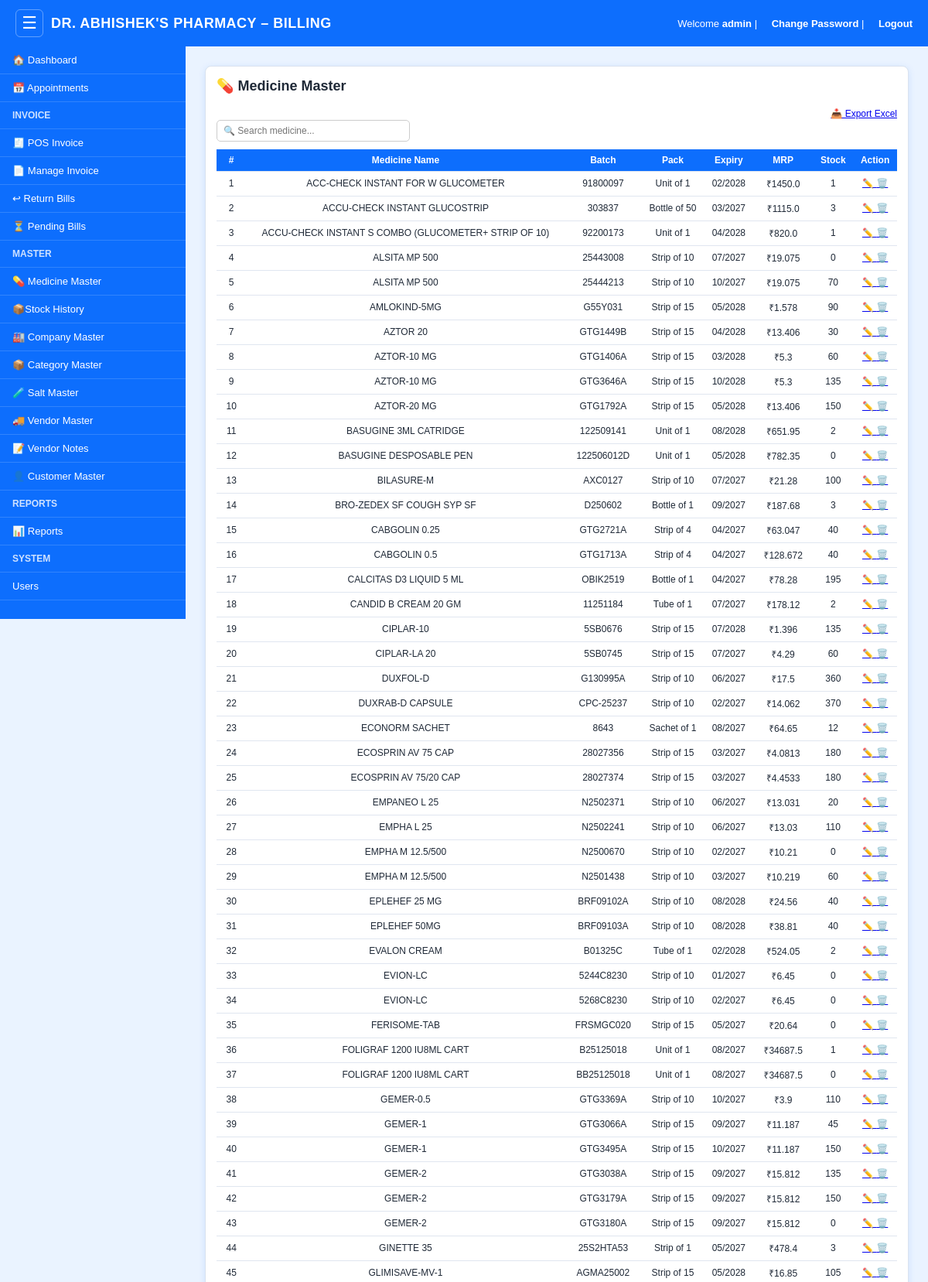
The page /medicines (signed in, upper part) on the database its author committed.
### models.py (models this page shows)
class Medicine(db.Model):
    __tablename__ = "medicine"
    id = db.Column(db.Integer, primary_key=True)
    name = db.Column(db.String(150), nullable=False)
    composition = db.Column(db.String(255))
    company = db.Column(db.String(150))
    pack_type = db.Column(db.String(50))
    pack_qty = db.Column(db.Integer)
    batch = db.Column(db.String(50), nullable=False)
    expiry = db.Column(db.String(10), nullable=False)
    mrp = db.Column(db.Float, nullable=False)
    qty = db.Column(db.Integer, default=0)
    discount_percent = db.Column(db.Integer, default=0)
    created_at = db.Column(db.DateTime, default=datetime.utcnow)

### app.py (the view)
@app.route("/medicines")
@login_required
def medicines():
    user = User.query.get(session.get("user_id"))
    if not user:
        flash("Access denied", "danger")
        return redirect("/")
    if user.role != "admin" and not (
        user.can_view_medicine or user.can_add_medicine or user.can_edit_medicine or user.can_delete_medicine
    ):
        flash("Access denied", "danger")
        return redirect("/")
    medicines = Medicine.query.order_by(
        db.func.lower(Medicine.name).asc(),
        Medicine.batch.asc(),
        Medicine.id.asc()
    ).all()
    return render_template("medicines.html", medicines=medicines)

### app.py (called while the page is built)
def login_required(f):
    @wraps(f)
    def w(*args, **kwargs):
        if not session.get("user_id"):
            return redirect("/login")
        return f(*args, **kwargs)
    return w

### templates/medicines.html (shortened to what this page needs)
{% extends "base.html" %}
{% block body %}
<div class="card">
    <h2>💊 Medicine Master</h2>
    <div style="text-align:right; margin-bottom:10px;">
        {% if session.get("role") == "admin" or session.get("can_view_medicine") or session.get("can_add_medicine") or session.get("can_edit_medicine") or session.get("can_delete_medicine") %}
<a href="/medicines/export" class="add-btn-success" style="margin-left:10px;">
    📥 Export Excel
</a>
{% endif %}
        <div style="display:flex; gap:10px; align-items:center; margin-bottom:10px;">
        <input type="text"
           id="medicineSearch"
           placeholder="🔍 Search medicine..."
           onkeyup="searchMedicine()"
           style="padding:8px; width:250px; border-radius:5px; border:1px solid #ccc;">
</div>
    </div>
    <table id="medicineTable">
        <tr>
            <th>#</th>
            <th>Medicine Name</th>
            <th>Batch</th>
            <th>Pack</th>
            <th>Expiry</th>
            <th>MRP</th>
            <th>Stock</th>
            <th>Action</th>
        </tr>
        {% for m in medicines %}
        <tr class="medicine-row">
            <td>{{ loop.index }}</td>
            <td>{{ m.name }}</td>
            <td>{{ m.batch }}</td>
            <td>
                {% if m.pack_type and m.pack_qty %}
                    {{ m.pack_type }} of {{ m.pack_qty }}
                {% elif m.pack_type %}
                    {{ m.pack_type }}
                {% elif m.pack_qty %}
                    {{ m.pack_qty }}
                {% else %}
                    -
                {% endif %}
            </td>
            <td>{{ m.expiry[5:7] }}/{{ m.expiry[0:4] }}</td>
            <td>₹{{ m.mrp }}</td>
            <td>{{ m.qty }}</td>
            <td>
    {% if session.get("role") == "admin" or session.get("can_edit_medicine") %}
<a href="/medicines/edit/{{ m.id }}" title="Edit">
        ✏️
    </a>
{% endif %}
    {% if session.get("role") == "admin" or session.get("can_delete_medicine") %}
<a href="/medicines/delete/{{ m.id }}"
       onclick="return confirm('Delete this medicine?')"
       title="Delete">
        🗑️
    </a>
{% endif %}
</td>
        </tr>
        {% endfor %}
    </table>
</div>
{% endblock %}

### templates/base.html (style rules this page uses)
* { box-sizing: border-box; }
body { margin: 0; font-family: Arial, sans-serif; background: #eaf3ff; }
:root { --primary: #0d6efd; --primary-dark: #084298; --success: #198754; --danger: #dc3545; --warning: #ffc107; --muted: #6c757d; --bg: #eaf3ff; --card: #ffffff; --border: #d9e2ef; --shadow: 0 2px 10px rgba(13, 110, 253, 0.12); --text: #1f2937; }
body { background: var(--bg); color: var(--text); }
.content .card, .content .form-card { background: var(--card); padding: 18px; border-radius: 8px; box-shadow: var(--shadow); border: 1px solid var(--border); width: 100%; overflow-x: auto; }
.content .card h2, .content .card h3, .content .form-card h2, .content .form-card h3 { margin-top: 0; }
.content table { width: 100%; border-collapse: collapse; background: var(--card); }
.content th, .content td { padding: 10px 12px; border-bottom: 1px solid #e0e6f0; text-align: center; font-size: 14px; }
.content th { background: var(--primary); color: #fff; font-weight: 700; }
.form-control, .content input:not([type="checkbox"]):not([type="radio"]), .content select, .content textarea { width: 100%; padding: 8px 10px; border: 1px solid #cfd8e3; border-radius: 5px; font-size: 14px; background: #fff; }
.content h2 { font-size: 18px !important; }
.content p, .content li, .content label, .content span, .content a, .content td, .content th, .content small, .content strong, .content b, .content input:not([type="checkbox"]):not([type="radio"]), .content select, .content textarea, .content button, .content .btn, .content .add-btn, .content .btn-add, .content .btn-edit, .content .btn-pass, .content .btn-del, .content .filter-btn, .content .delete-btn { font-size: 12px !important; }
.content th, .content td { padding: 7px 8px !important; }
.content input:not([type="checkbox"]):not([type="radio"]), .content select, .content textarea, .content button, .content .btn { padding: 6px 8px !important; }
.content .card, .content .form-card { padding: 14px !important; }

### templates/medicines.html (style rules this page uses)
.card { background: white; padding: 15px; border-radius: 6px; box-shadow: 0 0 6px #cfd8e3; }
table { width: 100%; border-collapse: collapse; }
th { background: #0d6efd; color: white; padding: 10px; }
td { padding: 10px; border-bottom: 1px solid #ddd; text-align: center; }

### rows shown on the page
Medicine: name "ACC-CHECK INSTANT FOR W GLUCOMETER", batch "91800097", pack_type "Unit", pack_qty "1", expiry "02", expiry "2028", mrp "1450.0", qty "1"
Medicine: name "ACCU-CHECK INSTANT GLUCOSTRIP", batch "303837", pack_type "Bottle", pack_qty "50", expiry "03", expiry "2027", mrp "1115.0", qty "3"
Medicine: name "ACCU-CHECK INSTANT S COMBO (GLUCOMETER+ STRIP OF 10)", batch "92200173", pack_type "Unit", pack_qty "1", expiry "04", expiry "2028", mrp "820.0", qty "1"
Medicine: name "ALSITA MP 500", batch "25443008", pack_type "Strip", pack_qty "10", expiry "07", expiry "2027", mrp "19.075", qty "0"
Medicine: name "ALSITA MP 500", batch "25444213", pack_type "Strip", pack_qty "10", expiry "10", expiry "2027", mrp "19.075", qty "70"
Medicine: name "AMLOKIND-5MG", batch "G55Y031", pack_type "Strip", pack_qty "15", expiry "05", expiry "2028", mrp "1.578", qty "90"
Medicine: name "AZTOR 20", batch "GTG1449B", pack_type "Strip", pack_qty "15", expiry "04", expiry "2028", mrp "13.406", qty "30"
Medicine: name "AZTOR-10 MG", batch "GTG1406A", pack_type "Strip", pack_qty "15", expiry "03", expiry "2028", mrp "5.3", qty "60"
Medicine: name "AZTOR-10 MG", batch "GTG3646A", pack_type "Strip", pack_qty "15", expiry "10", expiry "2028", mrp "5.3", qty "135"
Medicine: name "AZTOR-20 MG", batch "GTG1792A", pack_type "Strip", pack_qty "15", expiry "05", expiry "2028", mrp "13.406", qty "150"
Medicine: name "BASUGINE 3ML CATRIDGE", batch "122509141", pack_type "Unit", pack_qty "1", expiry "08", expiry "2028", mrp "651.95", qty "2"
Medicine: name "BASUGINE DESPOSABLE PEN", batch "122506012D", pack_type "Unit", pack_qty "1", expiry "05", expiry "2028", mrp "782.35", qty "0"
Medicine: name "BILASURE-M", batch "AXC0127", pack_type "Strip", pack_qty "10", expiry "07", expiry "2027", mrp "21.28", qty "100"
Medicine: name "BRO-ZEDEX SF COUGH SYP SF", batch "D250602", pack_type "Bottle", pack_qty "1", expiry "09", expiry "2027", mrp "187.68", qty "3"
Medicine: name "CABGOLIN 0.25", batch "GTG2721A", pack_type "Strip", pack_qty "4", expiry "04", expiry "2027", mrp "63.047", qty "40"
Medicine: name "CABGOLIN 0.5", batch "GTG1713A", pack_type "Strip", pack_qty "4", expiry "04", expiry "2027", mrp "128.672", qty "40"
Medicine: name "CALCITAS D3 LIQUID 5 ML", batch "OBIK2519", pack_type "Bottle", pack_qty "1", expiry "04", expiry "2027", mrp "78.28", qty "195"
Medicine: name "CANDID B CREAM 20 GM", batch "11251184", pack_type "Tube", pack_qty "1", expiry "07", expiry "2027", mrp "178.12", qty "2"
Medicine: name "CIPLAR-10", batch "5SB0676", pack_type "Strip", pack_qty "15", expiry "07", expiry "2028", mrp "1.396", qty "135"
Medicine: name "CIPLAR-LA 20", batch "5SB0745", pack_type "Strip", pack_qty "15", expiry "07", expiry "2027", mrp "4.29", qty "60"
Medicine: name "DUXFOL-D", batch "G130995A", pack_type "Strip", pack_qty "10", expiry "06", expiry "2027", mrp "17.5", qty "360"
Medicine: name "DUXRAB-D CAPSULE", batch "CPC-25237", pack_type "Strip", pack_qty "10", expiry "02", expiry "2027", mrp "14.062", qty "370"
Medicine: name "ECONORM SACHET", batch "8643", pack_type "Sachet", pack_qty "1", expiry "08", expiry "2027", mrp "64.65", qty "12"
Medicine: name "ECOSPRIN AV 75 CAP", batch "28027356", pack_type "Strip", pack_qty "15", expiry "03", expiry "2027", mrp "4.0813", qty "180"
Medicine: name "ECOSPRIN AV 75/20 CAP", batch "28027374", pack_type "Strip", pack_qty "15", expiry "03", expiry "2027", mrp "4.4533", qty "180"
Medicine: name "EMPANEO L 25", batch "N2502371", pack_type "Strip", pack_qty "10", expiry "06", expiry "2027", mrp "13.031", qty "20"
Medicine: name "EMPHA L 25", batch "N2502241", pack_type "Strip", pack_qty "10", expiry "06", expiry "2027", mrp "13.03", qty "110"
Medicine: name "EMPHA M 12.5/500", batch "N2500670", pack_type "Strip", pack_qty "10", expiry "02", expiry "2027", mrp "10.21", qty "0"
Medicine: name "EMPHA M 12.5/500", batch "N2501438", pack_type "Strip", pack_qty "10", expiry "03", expiry "2027", mrp "10.219", qty "60"
Medicine: name "EPLEHEF 25 MG", batch "BRF09102A", pack_type "Strip", pack_qty "10", expiry "08", expiry "2028", mrp "24.56", qty "40"
Medicine: name "EPLEHEF 50MG", batch "BRF09103A", pack_type "Strip", pack_qty "10", expiry "08", expiry "2028", mrp "38.81", qty "40"
Medicine: name "EVALON CREAM", batch "B01325C", pack_type "Tube", pack_qty "1", expiry "02", expiry "2028", mrp "524.05", qty "2"
Medicine: name "EVION-LC", batch "5244C8230", pack_type "Strip", pack_qty "10", expiry "01", expiry "2027", mrp "6.45", qty "0"
Medicine: name "EVION-LC", batch "5268C8230", pack_type "Strip", pack_qty "10", expiry "02", expiry "2027", mrp "6.45", qty "0"
Medicine: name "FERISOME-TAB", batch "FRSMGC020", pack_type "Strip", pack_qty "15", expiry "05", expiry "2027", mrp "20.64", qty "0"
Medicine: name "FOLIGRAF 1200 IU8ML CART", batch "B25125018", pack_type "Unit", pack_qty "1", expiry "08", expiry "2027", mrp "34687.5", qty "1"
Medicine: name "FOLIGRAF 1200 IU8ML CART", batch "BB25125018", pack_type "Unit", pack_qty "1", expiry "08", expiry "2027", mrp "34687.5", qty "0"
Medicine: name "GEMER-0.5", batch "GTG3369A", pack_type "Strip", pack_qty "10", expiry "10", expiry "2027", mrp "3.9", qty "110"
Medicine: name "GEMER-1", batch "GTG3066A", pack_type "Strip", pack_qty "15", expiry "09", expiry "2027", mrp "11.187", qty "45"
Medicine: name "GEMER-1", batch "GTG3495A", pack_type "Strip", pack_qty "15", expiry "10", expiry "2027", mrp "11.187", qty "150"
Medicine: name "GEMER-2", batch "GTG3038A", pack_type "Strip", pack_qty "15", expiry "09", expiry "2027", mrp "15.812", qty "135"
Medicine: name "GEMER-2", batch "GTG3179A", pack_type "Strip", pack_qty "15", expiry "09", expiry "2027", mrp "15.812", qty "150"
Medicine: name "GEMER-2", batch "GTG3180A", pack_type "Strip", pack_qty "15", expiry "09", expiry "2027", mrp "15.812", qty "0"
Medicine: name "GINETTE 35", batch "25S2HTA53", pack_type "Strip", pack_qty "1", expiry "05", expiry "2027", mrp "478.4", qty "3"
Medicine: name "GLIMISAVE-MV-1", batch "AGMA25002", pack_type "Strip", pack_qty "15", expiry "05", expiry "2028", mrp "16.85", qty "105"

### other values the page prints
{{ session.get("username") }} "admin"
